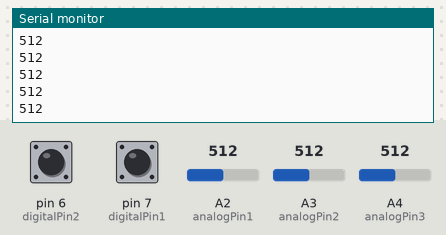
A sketch run on a simulated Arduino Uno, built with avr-gcc and run on an emulated ATmega328P. Parts: the last lines printed to the serial monitor. Inputs (shaded band) come from the test bench; at power-on: pin 6 (digitalPin2) HIGH, pin 7 (digitalPin1) HIGH, A3 (analogPin2) = 512, A2 (analogPin1) = 512, A4 (analogPin3) = 512.

Above: at 1.2 s.
1.3 s: pin 6 (digitalPin2) pulled LOW for 0.15 s
2.9 s: pin 7 (digitalPin1) pulled LOW for 0.15 s
4.5 s: A3 (analogPin2) set to 716
At 5.0 s:
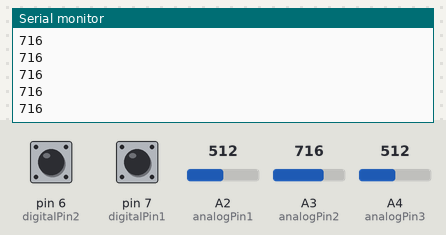
6.0 s: A3 (analogPin2) set to 900
At 6.5 s:
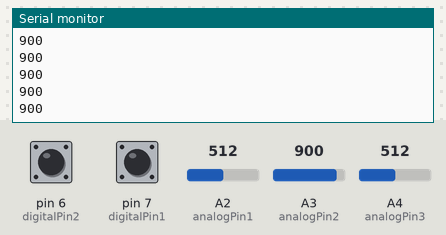
Timing chart, 0 to 8.5 s (numbered marks = the images above; inputs shaded):
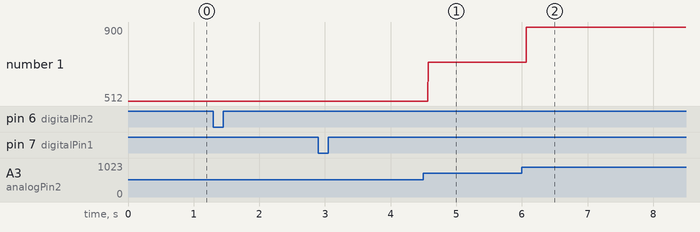

The sketch:

sketch_apr9a.ino
```cpp
// // Define pin numbers
// #include <SoftwareSerial.h>

// const int analogPin1 = A2;
// const int analogPin2 = A3;
// const int analogPin3 = A4;
// const int digitalPin1 = 7;
// const int digitalPin2 = 6;
// #define XBEE_RX_PIN 2 // Define the RX pin for XBee
// #define XBEE_TX_PIN 3 // Define the TX pin for XBee

// SoftwareSerial xbee(XBEE_RX_PIN, XBEE_TX_PIN);

// void setup() {
//   // Set analog pins as inputs
//   pinMode(analogPin1, INPUT);
//   pinMode(analogPin2, INPUT);
//   pinMode(analogPin3, INPUT);

//   // Set digital pins as inputs
//   pinMode(digitalPin1, INPUT_PULLUP);
//   pinMode(digitalPin2, INPUT_PULLUP);

//   // Set XBee pins as outputs
//   pinMode(XBEE_RX_PIN, INPUT);
//   pinMode(XBEE_TX_PIN, OUTPUT);
//   // Initialize serial communication for XBee
//   Serial.begin(9600);
//   xbee.begin(9600);
// }

// void loop() {
//   // Read analog inputs
//   int analogValue1 = analogRead(analogPin1);
//   int analogValue2 = analogRead(analogPin2);
//   int analogValue3 = analogRead(analogPin3);

//   // Read digital inputs
//   int digitalValue1 = digitalRead(digitalPin1);
//   int digitalValue2 = digitalRead(digitalPin2);


//   // Send data to XBee
//   if(digitalValue1==0)
//   xbee.print('6');
//   else if(digitalValue1==0)
//   xbee.print('7');
//   else if(analogValue1==0)
//   xbee.print('1');
//   else if(analogValue2==0)
//   xbee.print('2');
//   else if(analogValue2==1023)
//   xbee.print('3');
//   else if(analogValue3==0)
//   xbee.print('4');
//   else if(analogValue3==1023)
//   xbee.print('5');
//   else
//   xbee.print('0');

//   Serial.print(digitalValue1);
//   Serial.print(digitalValue2);
//   Serial.print(analogValue1);
//   Serial.print(analogValue2);
//   Serial.print(analogValue3);
//   Serial.println();
//   xbee.print('A');
// }
#include <SoftwareSerial.h>
#define rxPin 2
#define txPin 3
const int digitalPin1 = 7;
const int digitalPin2 = 6;
const int analogPin1 = A2;
const int analogPin2 = A3;
const int analogPin3 = A4;

SoftwareSerial xbee =  SoftwareSerial(rxPin, txPin);
void setup(){
 Serial.begin(9600);
 pinMode(rxPin, INPUT);
 pinMode(txPin, OUTPUT);

 pinMode(digitalPin1, INPUT_PULLUP);
 pinMode(digitalPin2, INPUT_PULLUP);
  pinMode(analogPin1, INPUT);
  pinMode(analogPin2, INPUT);
  pinMode(analogPin3, INPUT);
 xbee.begin(9600);
}

void loop(){
  int digitalValue1 = digitalRead(digitalPin1);
  int digitalValue2 = digitalRead(digitalPin2);
  int analogValue1 = analogRead(analogPin1);
  int analogValue2 = analogRead(analogPin2);
  int analogValue3 = analogRead(analogPin3);

  if(digitalValue1==0)
 {
  xbee.print('A');
  Serial.println('B');
 }
 else if(digitalValue2==0)
  {
  xbee.print('B');
  Serial.println('C');
 }
  else if(analogValue1==0)
  xbee.print('P');
  else if(analogValue2==0)
  xbee.print('L');
  else if(analogValue2==1023)
  xbee.print('R');
  else if(analogValue3==0)
  xbee.print('F');
  else if(analogValue3==1023)
  xbee.print('G');
 else
 {
  xbee.print('C');
  Serial.println(analogValue2);
 }
}
```

Printers.cpp
```cpp
#include "Printers.h"

void printHex(Print& p, const uint8_t* buf, size_t len, const __FlashStringHelper* byte_sep, const __FlashStringHelper* group_sep, size_t group_by) {
	size_t cur_group = 0;
	while (len--) {
		// Print the group separator whenever starting a new
		// group
		if (group_by && group_sep && cur_group == group_by) {
			p.print(group_sep);
			cur_group = 0;
		}

		// Print the byte separator, except when at the start of
		// a new group (this also excludes the first byte)
		if (cur_group != 0 && byte_sep)
			p.print(byte_sep);

		printHex(p, *buf);

		buf++;
		cur_group++;
	}
}

void printErrorCb(uint8_t code, uintptr_t data) {
	Print *p = (Print*)data;
	if (!p) return;
	p->print(F("Error reading API packet. Error code: 0x"));
	p->println(code, HEX);
}

void printErrorCb(ZBTxStatusResponse& r, uintptr_t data) {
	Print *p = (Print*)data;
	if (!p) return;
	if (!r.isSuccess()) {
		p->print(F("Error sending Zigbee packet. Delivery status: 0x"));
		p->println(r.getDeliveryStatus(), HEX);
	}
}

void printErrorCb(TxStatusResponse& r, uintptr_t data) {
	Print *p = (Print*)data;
	if (!p) return;
	if (!r.isSuccess()) {
		p->print(F("Error sending packet. Delivery status: 0x"));
		p->println(r.getStatus(), HEX);
	}
}

void printErrorCb(AtCommandResponse& r, uintptr_t data) {
	Print *p = (Print*)data;
	if (!p) return;
	if (!r.isOk()) {
		p->print(F("Error sending "));
		p->write(r.getCommand(), 2);
		p->print(F(" command. Status: 0x"));
		p->println(r.getStatus(), HEX);
	}
}

void printErrorCb(RemoteAtCommandResponse& r, uintptr_t data) {
	Print *p = (Print*)data;
	if (!p) return;
	if (!r.isOk()) {
		p->print(F("Error sending remote "));
		p->write(r.getCommand(), 2);
		p->print(F(" command. Status: 0x"));
		p->println(r.getStatus(), HEX);
	}
}

void printErrorCb(XBeeResponse& r, uintptr_t data) {
	uint8_t id = r.getApiId();
	// Figure out the API type and call the corresonding function
	if (id == ZB_TX_STATUS_RESPONSE) {
		ZBTxStatusResponse response;
		r.getZBTxStatusResponse(response);
		printErrorCb(response, data);
	} else if (id == TX_STATUS_RESPONSE) {
		TxStatusResponse response;
		r.getTxStatusResponse(response);
		printErrorCb(response, data);
	} else if (id == AT_COMMAND_RESPONSE) {
		AtCommandResponse response;
		r.getAtCommandResponse(response);
		printErrorCb(response, data);
	} else if (id == REMOTE_AT_COMMAND_RESPONSE) {
		RemoteAtCommandResponse response;
		r.getRemoteAtCommandResponse(response);
		printErrorCb(response, data);
	}
}


void printRawResponseCb(XBeeResponse& response, uintptr_t data) {
	Print *p = (Print*)data;
	if (!p) return;
	p->print("Response: ");
	// Reconstruct the original packet
	uint8_t header[] = {START_BYTE, response.getMsbLength(), response.getLsbLength(), response.getApiId()};
	printHex(*p, header, sizeof(header), F(" "), NULL);
	p->write(' ');
	printHex(*p, response.getFrameData(), response.getFrameDataLength(), F(" "), NULL);
	p->println();
}


/**
 * Helper function to print a field name, followed by the hexadecimal
 * value and a newline.
 */
template <typename T>
static void printField(Print* p, const __FlashStringHelper *prefix, T data) {
	p->print(prefix);
	printHex(*p, data);
	p->println();
}

void printResponseCb(ZBTxStatusResponse& status, uintptr_t data) {
	Print *p = (Print*)data;
	if (!p) return;
	p->println(F("ZBTxStatusResponse:"));
	printField(p, F("  FrameId: 0x"), status.getFrameId());
	printField(p, F("  To: 0x"), status.getRemoteAddress());
	printField(p, F("  Delivery status: 0x"), status.getDeliveryStatus());
	printField(p, F("  Discovery status: 0x"), status.getDiscoveryStatus());
}

void printResponseCb(ZBRxResponse& rx, uintptr_t data) {
	Print *p = (Print*)data;
	if (!p) return;
	p->println(F("ZBRxResponse:"));
	printField(p, F("  From: 0x"), rx.getRemoteAddress64());
	printField(p, F("  From: 0x"), rx.getRemoteAddress16());
	printField(p, F("  Receive options: 0x"), rx.getOption());
	if (rx.getDataLength() > 8)
		p->print("  Payload:\r\n    ");
	else
		p->print("  Payload: ");
	printHex(*p, rx.getFrameData() + rx.getDataOffset(), rx.getDataLength(), F(" "), F("\r\n    "), 8);
	p->println();
}

void printResponseCb(ZBExplicitRxResponse& rx, uintptr_t data) {
	Print *p = (Print*)data;
	if (!p) return;
	p->println(F("ZBExplicitRxResponse:"));
	printField(p, F("  From: 0x"), rx.getRemoteAddress64());
	printField(p, F("  From: 0x"), rx.getRemoteAddress16());
	printField(p, F("  Receive options: 0x"), rx.getOption());
	printField(p, F("  Src endpoint: 0x"), rx.getSrcEndpoint());
	printField(p, F("  Dst endpoint: 0x"), rx.getDstEndpoint());
	printField(p, F("  Cluster id: 0x"), rx.getClusterId());
	printField(p, F("  Profile id: 0x"), rx.getProfileId());
	if (rx.getDataLength() > 8)
		p->print("  Payload:\r\n    ");
	else
		p->print("  Payload: ");
	printHex(*p, rx.getFrameData() + rx.getDataOffset(), rx.getDataLength(), F(" "), F("\r\n    "), 8);
	p->println();
}

void printResponseCb(ZBRxIoSampleResponse& rx, uintptr_t data) {
	Print *p = (Print*)data;
	if (!p) return;
	p->println(F("ZBRxIoSampleResponse:"));
	printField(p, F("  From: 0x"), rx.getRemoteAddress64());
	printField(p, F("  From: 0x"), rx.getRemoteAddress16());
	printField(p, F("  Receive options: 0x"), rx.getOption());
	for (uint8_t i = 0; i < 16; ++i) {
		if (rx.isDigitalEnabled(i)) {
			p->print(F("  Digital pin "));
			p->print(i);
			p->print(F(": "));
			p->print(rx.isDigitalOn(i) ? "HIGH" : "LOW");
			p->println();
		}
	}
	for (uint8_t i = 0; i < 8; ++i) {
		if (rx.isAnalogEnabled(i)) {
			p->print(F("  Analog pin "));
			p->print(i);
			p->print(F(": 0x"));
			printHex(*p, rx.getAnalog(i));
			p->println();
		}
	}
}

void printResponseCb(TxStatusResponse& status, uintptr_t data) {
	Print *p = (Print*)data;
	if (!p) return;
	p->println(F("TxStatusResponse:"));
	printField(p, F("  FrameId: 0x"), status.getFrameId());
	printField(p, F("  Status: 0x"), status.getStatus());
}

void printResponseCb(Rx16Response& rx, uintptr_t data) {
	Print *p = (Print*)data;
	if (!p) return;
	p->println("Rx16Response:");
	printField(p, F("  From: 0x"), rx.getRemoteAddress16());
	printField(p, F("  Rssi: 0x"), rx.getRssi());
	printField(p, F("  Receive options: 0x"), rx.getOption());
	if (rx.getDataLength() > 8)
		p->print("  Payload:\r\n    ");
	else
		p->print("  Payload: ");
	printHex(*p, rx.getFrameData() + rx.getDataOffset(), rx.getDataLength(), F(" "), F("\r\n    "), 8);
	p->println();
}

void printResponseCb(Rx64Response& rx, uintptr_t data) {
	Print *p = (Print*)data;
	if (!p) return;
	p->println("Rx64Response:");
	printField(p, F("  From: 0x"), rx.getRemoteAddress64());
	printField(p, F("  Rssi: 0x"), rx.getRssi());
	printField(p, F("  Receive options: 0x"), rx.getOption());
	if (rx.getDataLength() > 8)
		p->print("  Payload:\r\n    ");
	else
		p->print("  Payload: ");
	printHex(*p, rx.getFrameData() + rx.getDataOffset(), rx.getDataLength(), F(" "), F("\r\n    "), 8);
	p->println();
}

/**
 * Helper function to share common functionality between the two sample
 * resonses.
 */
static void printSamples(Print* p, RxIoSampleBaseResponse& rx) {
	for (uint8_t s = 0; s < rx.getSampleSize(); ++s) {
		p->print(F("  Sample "));
		p->print(s);
		p->println(F(":"));

		for (uint8_t i = 0; i < 9; ++i) {
			if (rx.isDigitalEnabled(i)) {
				p->print(F("    Digital pin "));
				p->print(i);
				p->print(F(": "));
				p->print(rx.isDigitalOn(i, s) ? "HIGH" : "LOW");
				p->println();
			}
		}
		for (uint8_t i = 0; i < 7; ++i) {
			if (rx.isAnalogEnabled(i)) {
				p->print(F("    Analog pin "));
				p->print(i);
				p->print(F(": 0x"));
				printHex(*p, rx.getAnalog(i, s));
				p->println();
			}
		}
	}
}

void printResponseCb(Rx16IoSampleResponse& rx, uintptr_t data) {
	Print *p = (Print*)data;
	if (!p) return;
	p->println("Rx16IoSampleResponse:");
	printField(p, F("  From: 0x"), rx.getRemoteAddress16());
	printField(p, F("  Rssi: 0x"), rx.getRssi());
	printField(p, F("  Receive options: 0x"), rx.getOption());
	printField(p, F("  Number of samples: 0x"), rx.getSampleSize());
	printSamples(p, rx);
}

void printResponseCb(Rx64IoSampleResponse& rx, uintptr_t data) {
	Print *p = (Print*)data;
	if (!p) return;
	p->println("Rx64IoSampleResponse:");
	printField(p, F("  From: 0x"), rx.getRemoteAddress64());
	printField(p, F("  Rssi: 0x"), rx.getRssi());
	printField(p, F("  Receive options: 0x"), rx.getOption());
	printField(p, F("  Number of samples: 0x"), rx.getSampleSize());
	printSamples(p, rx);
}

void printResponseCb(ModemStatusResponse& status, uintptr_t data) {
	Print *p = (Print*)data;
	if (!p) return;
	p->println("ModemStatusResponse:");
	printField(p, F("  Status: 0x"), status.getStatus());
}

void printResponseCb(AtCommandResponse& at, uintptr_t data) {
	Print *p = (Print*)data;
	if (!p) return;
	p->println("AtCommandResponse:");
	p->print(F("  Command: "));
	p->write(at.getCommand(), 2);
	p->println();
	printField(p, F("  Status: 0x"), at.getStatus());
	if (at.getValueLength()) {
		p->print(F("  Value: "));
		printHex(*p, at.getValue(), at.getValueLength(), F(" "), NULL);
		p->println();
	}
}

void printResponseCb(RemoteAtCommandResponse& at, uintptr_t data) {
	Print *p = (Print*)data;
	if (!p) return;
	p->println("AtRemoteCommandResponse:");
	printField(p, F("  To: 0x"), at.getRemoteAddress64());
	printField(p, F("  To: 0x"), at.getRemoteAddress16());
	p->print(F("  Command: "));
	p->write(at.getCommand(), 2);
	p->println();
	printField(p, F("  Status: 0x"), at.getStatus());
	if (at.getValueLength()) {
		p->print(F("  Value: "));
		printHex(*p, at.getValue(), at.getValueLength(), F(" "), NULL);
		p->println();
	}
}

void printResponseCb(XBeeResponse& r, uintptr_t data) {
	uint8_t id = r.getApiId();
	// Figure out the API type and call the corresponding function
	if (id == ZB_TX_STATUS_RESPONSE) {
		ZBTxStatusResponse response;
		r.getZBTxStatusResponse(response);
		printResponseCb(response, data);
	} else if (id == ZB_RX_RESPONSE) {
		ZBRxResponse response;
		r.getZBRxResponse(response);
		printResponseCb(response, data);
	} else if (id == ZB_EXPLICIT_RX_RESPONSE) {
		ZBExplicitRxResponse response;
		r.getZBExplicitRxResponse(response);
		printResponseCb(response, data);
	} else if (id == ZB_IO_SAMPLE_RESPONSE) {
		ZBRxIoSampleResponse response;
		r.getZBRxIoSampleResponse(response);
		printResponseCb(response, data);
	} else if (id == TX_STATUS_RESPONSE) {
		TxStatusResponse response;
		r.getTxStatusResponse(response);
		printResponseCb(response, data);
	} else if (id == RX_16_RESPONSE) {
		Rx16Response response;
		r.getRx16Response(response);
		printResponseCb(response, data);
	} else if (id == RX_64_RESPONSE) {
		Rx64Response response;
		r.getRx64Response(response);
		printResponseCb(response, data);
	} else if (id == RX_16_IO_RESPONSE) {
		Rx16IoSampleResponse response;
		r.getRx16IoSampleResponse(response);
		printResponseCb(response, data);
	} else if (id == RX_64_IO_RESPONSE) {
		Rx64IoSampleResponse response;
		r.getRx64IoSampleResponse(response);
		printResponseCb(response, data);
	} else if (id == MODEM_STATUS_RESPONSE) {
		ModemStatusResponse response;
		r.getModemStatusResponse(response);
		printResponseCb(response, data);
	} else if (id == AT_COMMAND_RESPONSE) {
		AtCommandResponse response;
		r.getAtCommandResponse(response);
		printResponseCb(response, data);
	} else if (id == REMOTE_AT_COMMAND_RESPONSE) {
		RemoteAtCommandResponse response;
		r.getRemoteAtCommandResponse(response);
		printResponseCb(response, data);
	}
}
```

Source omitted: Printers.h (7317 bytes), XBee.cpp (46530 bytes), XBee.h (43862 bytes)

Measured:
- after the input at 4.5 s, the serial monitor: prints a new line after 0.07 s (image 1)
- after the input at 6.0 s, the serial monitor: prints a new line after 0.07 s (image 2)
- plotted number 1: 512 → 716 after the input at 4.5 s, 716 → 900 after the input at 6.0 s
